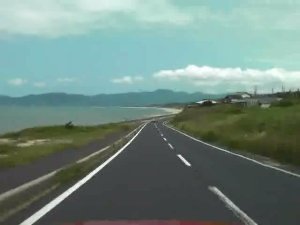
#> input picture test.jpg, 300 x 225 px
$ jupyter execute '车道检测.ipynb'
#> lines starting #> are read from the running program, lines starting #| are printed output that depends on the picture; after the words box and inside, x2 and y2 are one past the last pixel; in counts of white or black regions, pixels touching at a corner belong together
[cell 1]
import cv2
import numpy as np
import os
import subprocess
import glob
from matplotlib import pyplot as plt
from google.colab.patches import cv2_imshow

[cell 2]
TEST_IMAGE = "test.jpg"
DEBUG = False

def plot_image(image, title):
    plt.imshow(image, cmap=plt.cm.gray)
    plt.title(title)
    plt.show()

def save_image(image, title):
    cv2.imwrite(title, image)

def grayscale(image):
    grayscale_image = cv2.cvtColor(image, cv2.COLOR_BGR2GRAY)
    if DEBUG:
        plot_image(grayscale_image, "grayscale")
    return grayscale_image

def blur(image):
    blur_image = cv2.GaussianBlur(image, (3,3),0)
    if DEBUG:
        plot_image(blur_image, "blur")
    return blur_image

def canny(image):
    canny_image = cv2.Canny(image, 100, 150)
    if DEBUG:
        plot_image(canny_image, "canny")
    return canny_image

def roi(image):
    bottom_padding = 100 # Front bumper compensation
    height = image.shape[0]
    width = image.shape[1]
    # FYI, below values are highly dependant on the camera calibration i.e what part of the road is actually being captured
    bottom_left = [0, height]
    bottom_right = [width, height]
    top_right = [width*2/5, height*1/2]
    top_left = [width*2/5, height*1/2]

    '''
    bottom_left = [0, height-bottom_padding]
    bottom_right = [width, height-bottom_padding]
    top_right = [width*1/3, height*1/3]
    top_left = [width*2/3, height*1/3]
    '''
    vertices = [np.array([bottom_left, bottom_right, top_left, top_right], dtype=np.int32)]
    mask = np.zeros_like(image)
    cv2.fillPoly(mask, vertices, 255)
    if DEBUG:
        plot_image(mask, "mask")
    masked_image = cv2.bitwise_and(image, mask)
    if DEBUG:
        plot_image(masked_image, "roi")
    return masked_image

def averaged_lines(image, lines):
    right_lines = []
    left_lines = []
    for x1,y1,x2,y2 in lines[:, 0]:
        parameters = np.polyfit((x1, x2), (y1, y2), 1)
        slope = parameters[0]
        intercept = parameters[1]
        if slope >= 0:
            right_lines.append([slope, intercept])
        else:
            left_lines.append([slope, intercept])

    def merge_lines(image, lines):
        if len(lines) > 0:
            slope, intercept = np.average(lines, axis=0)
            y1 = image.shape[0]
            y2 = int(y1*(1/2))
            x1 = int((y1 - intercept)/slope)
            x2 = int((y2 - intercept)/slope)
            return np.array([x1, y1, x2, y2])

    left = merge_lines(image, left_lines)
    right = merge_lines(image, right_lines)
    return left, right

def hough_lines(image, rho, theta, threshold, min_line_len, max_line_gap):
    lines_image = np.zeros((image.shape[0], image.shape[1], 3), dtype=np.uint8)
    lines = cv2.HoughLinesP(image, rho, theta, threshold, minLineLength=min_line_len, maxLineGap=max_line_gap) ## np.array([]) delete
    if lines is not None:
        lines = averaged_lines(image, lines)
        for line in lines:
            if line is not None:
                x1,y1,x2,y2 = line
                cv2.line(lines_image, (x1, y1), (x2, y2), (0, 0, 255), 20)
        if DEBUG:
            plot_image(lines_image, "lines")
    return lines_image

def combine_images(image, initial_image, α=0.9, β=1.0, λ=0.0):
    combined_image = cv2.addWeighted(initial_image, α, image, β, λ)
    if DEBUG:
        plot_image(combined_image, "combined")
    return combined_image

def find_street_lanes(image):
    grayscale_image = grayscale(image)
    blur_image = blur(grayscale_image)
    canny_image = canny(blur_image)
    roi_image = roi(canny_image)
    cv2_imshow(roi_image)
    hough_lines_image = hough_lines(roi_image, 0.9, np.pi/180, 60, 90, 30) ## parameter change
    final_image = combine_images(hough_lines_image, image)
    return final_image

[cell 3]
# Test Image
TEST_IMAGE = "test.jpg"
test_image = cv2.imread(TEST_IMAGE)
#> test_image is the input picture: shape (225, 300, 3); mean B, G, R 127.8, 135.7, 111.9
cv2_imshow(test_image)
cv2_imshow(find_street_lanes(test_image))
#> in grayscale, `grayscale_image = cv2.cvtColor(image, cv2.COLOR_BGR2GRAY)`:
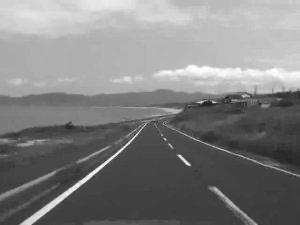
#> grayscale_image: shape (225, 300); min 30, max 254, mean 127.7
#> in canny, `canny_image = cv2.Canny(image, 100, 150)`:
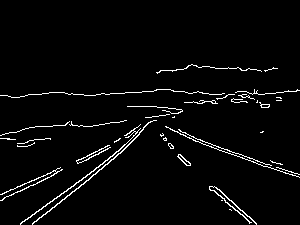
#> canny_image: shape (225, 300); 3.3% white in thin lines or dots, all inside (x1, y1, x2, y2) = (0, 64, 300, 225)
#> in roi, `cv2.fillPoly(mask, vertices, 255)`:
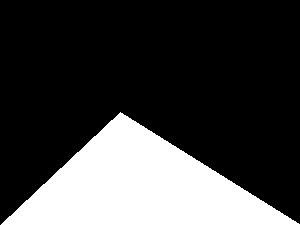
#> mask: shape (225, 300); 25.2% white; 1 white region, box (x1, y1, x2, y2) and area: (1, 112, 300, 225) 16987
#> in roi, `masked_image = cv2.bitwise_and(image, mask)`:
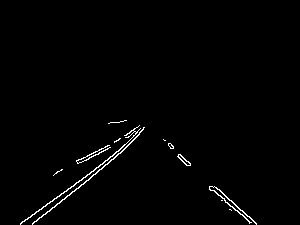
#> masked_image: shape (225, 300); 1.2% white in thin lines or dots, all inside (x1, y1, x2, y2) = (20, 120, 257, 225)
#> in hough_lines, `lines = cv2.HoughLinesP(image, rho, theta, threshold, minLineLength=mi..`: lines = [[20, 224, 127, 146], [32, 224, 123, 150], [29, 217, 139, 134], [163, 139, 256, 223]]
#> the loop in averaged_lines, `for x1,y1,x2,y2 in lines[:, 0]:` made 4 passes
#> (x1, y1, x2, y2, slope, intercept) on passes 1 to 4: (20, 224, 127, 146, -0.729, 238.6), (32, 224, 123, 150, -0.813, 250), (29, 217, 139, 134, -0.755, 238.9), (163, 139, 256, 223, 0.903, -8.23)
#> after the loop in averaged_lines, `for x1,y1,x2,y2 in lines[:, 0]:`: left_lines = [[-0.729, 238.6], [-0.813, 250], [-0.755, 238.9]]; right_lines = [[0.903, -8.23]]
#> in merge_lines, `slope, intercept = np.average(lines, axis=0)`: slope = -0.766; intercept = 242.5
#> in merge_lines, `x1 = int((y1 - intercept)/slope)`: x1 = 22
#> in merge_lines, `x2 = int((y2 - intercept)/slope)`: x2 = 170
#> in averaged_lines, `left = merge_lines(image, left_lines)`: left = [22, 225, 170, 112]
#> in averaged_lines, `right = merge_lines(image, right_lines)`: right = [258, 225, 133, 112]
#> in hough_lines, `lines = averaged_lines(image, lines)`: lines = ([22, 225, 170, 112], [258, 225, 133, 112])
#> the loop in hough_lines, `for line in lines:` made 2 passes
#> after the loop in hough_lines, `for line in lines:`:
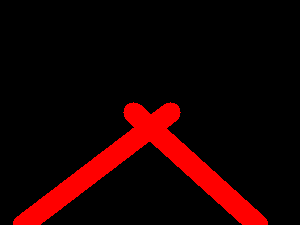
#> lines_image: shape (225, 300, 3); mean of channels 0, 1, 2 0, 0, 27.3; drawn as B, G, R
#> in combine_images, `combined_image = cv2.addWeighted(initial_image, α, image, β, λ)`:
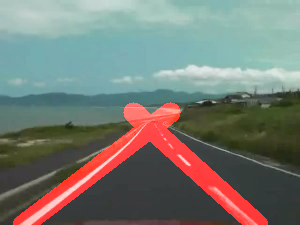
#> combined_image: shape (225, 300, 3); mean B, G, R 115, 122.1, 119.2

[cell 4]
from google.colab import files
uploaded = files.upload()
#> the answer given: test.jpg
